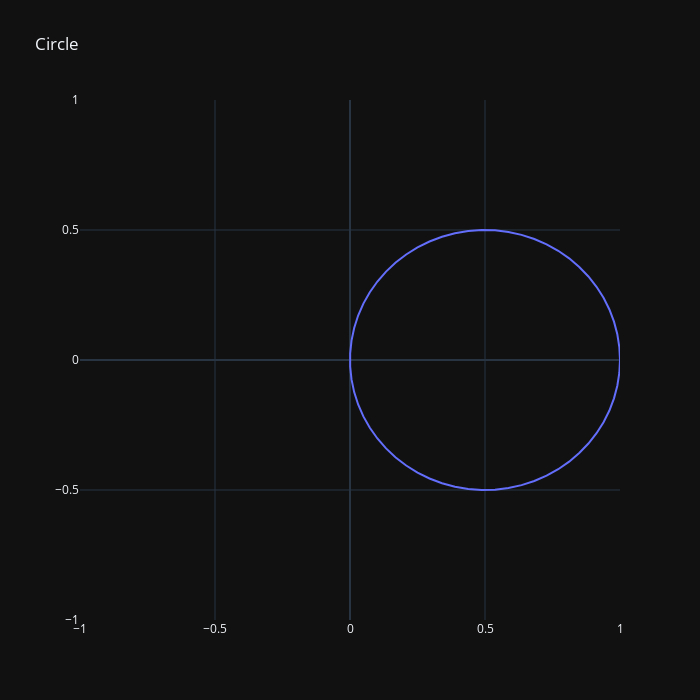

Source (notebook cell):
### Code cell
circle = televector.shapes.Circle(center=[0.5, 0], radius=0.5)
circle.plot()
